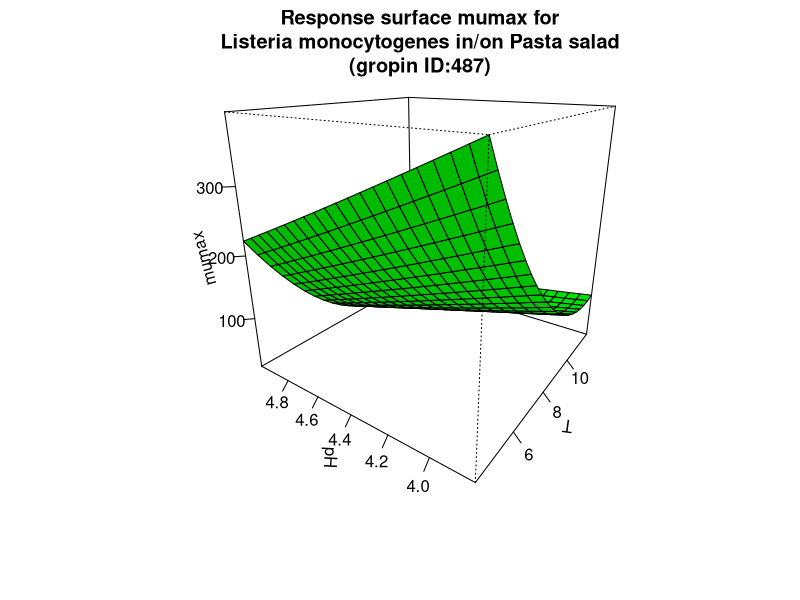

Source code (R):
#############################
# start of Parameter script
#############################
T <- seq(4.004,11.988011988012,length.out=21)
pH <- seq(3.8038,4.995004995005,length.out=21)
#############################
# end of Parameter script
#############################
############################# 
# start of Model script Gropin ID 487 
#############################
 
# constant coefficients for this model
 
variables <- data.frame(T,pH)
argumentsPar <- expand.grid(variables)
 
# heart of the model
response_surface <- function(T,pH) {
   mumax <-1697.6-251.4*pH+6*(pH^2)-180.4*T+5.8*(T^2)+13*(T*pH)

return(mumax=mumax)
} 

# output parameters
responseSurface <- cbind(argumentsPar,response_surface(argumentsPar['T'],argumentsPar['pH']))
colnames(responseSurface) <- c(colnames(argumentsPar),'mumax')
#############################
# End of Model script
#############################
############################# 
# start of Visualisation script Gropin ID 487 
#############################
persp(T,pH,matrix(unlist(responseSurface$'mumax'),nrow=21),col = 'green',xlab='T',ylab='pH',zlab='mumax',main='Response surface mumax for
Listeria monocytogenes in/on Pasta salad
(gropin ID:487)',theta=305,phi=20,shade=0.25,ticktype = 'detailed')
#############################
# End of Visualisation script
#############################
